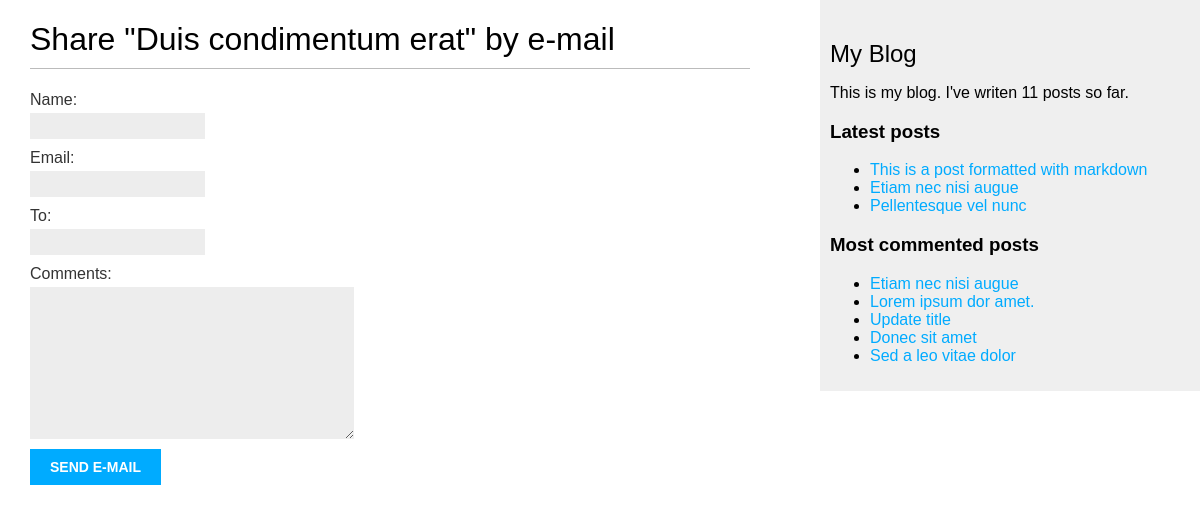
The app's page /5/share/ with its own data.
### blog/models.py (models this page shows, shortened)
class Post(models.Model):
    STATUS_CHOICES = (
        ('draft', 'Draft'),
        ('published', 'Published'),
    )
    title = models.CharField(max_length=250)
    slug = models.SlugField(max_length=250, unique_for_date='publish')
    author = models.ForeignKey(User, on_delete=models.CASCADE, related_name='blog_posts')
    body = models.TextField()
    publish = models.DateTimeField(default=timezone.now)
    created = models.DateTimeField(auto_now_add=True)
    updated = models.DateTimeField(auto_now=True)
    status = models.CharField(max_length=10, choices=STATUS_CHOICES, default='draft')
    tags = TaggableManager()
    objects = models.Manager()
    published = PublishedManager()
    class Meta:
        ordering = ('-publish',)
    def get_absolute_url(self):
        return reverse("blog:post_detail", args=[self.publish.year, self.publish.month, self.publish.day, self.slug])

### blog/views.py (the view)
# urls.py: path('<int:post_id>/share/', views.post_share, name='post_share'),
def post_share(request, post_id):
    post = get_object_or_404(Post, id=post_id, status='published')
    sent = False
    if request.method == 'POST':
        form = EmailPostForm(request.POST)
        if form.is_valid():
            cd = form.cleaned_data
            post_url = request.build_absolute_uri(post.get_absolute_url())
            subject = f"{cd['name']} recommends you read {post.title}"
            message = f"Read {post.title} at {post_url} \n\n {cd['name']}\'s comments: {cd['comments']}"
            send_mail(subject,message,'ebu.bjk@gmail.com', [cd['to']])
            sent=True
    else:
        form = EmailPostForm()
    return render(request, 'blog/post/share.html', {'post': post, 'form':form, 'sent':sent})

### blog/forms.py
class EmailPostForm(forms.Form):
    name = forms.CharField(max_length=25)
    email = forms.EmailField()
    to = forms.EmailField()
    comments = forms.CharField(required=False, widget=forms.Textarea)

### blog/models.py (called while the page is built)
    def get_queryset(self):
        return super(PublishedManager, self).get_queryset().filter(status='published')

### blog/templatetags/blog_tags.py (called while the page is built)
@register.simple_tag
def total_posts():
    return Post.published.count()

@register.inclusion_tag('blog/post/latest_posts.html')
def show_latest_posts(count = 5):
    latest_posts = Post.published.order_by('-publish')[:count]
    return { 'latest_posts': latest_posts }

@register.simple_tag
def get_most_commented_posts(count = 5):
    return Post.published.annotate(total_comments = Count('comments')).order_by('-total_comments')[:count]

### blog/templates/blog/post/share.html (shortened to what this page needs)
{% extends 'blog/base.html' %}
{% block content %}
    {% if sent %}
        <h1>E-mail successfully sent</h1>
        <p> "{{ post.title }}" was successfully sent to {{ form.cleaned_data.to }}.</p>
        {% else %}
        <h1>Share "{{ post.title }}" by e-mail</h1>
        <form method="POST">
            {{ form.as_p }}
            <input type="submit" value="Send E-mail">
        </form>
    {% endif %}
{% endblock content %}

### blog/templates/blog/base.html (shortened to what this page needs)
{% load blog_tags %}
{% load static %}
<!DOCTYPE html>
<html lang="en">
<head>
    <link href="{% static 'css/blog.css' %}" rel="stylesheet">
</head>
<body>
    <div id="content">
        {% block content %}
        {% endblock content %}
    </div>
    <div id="sidebar">
        <h2>My Blog</h2>
        <p>This is my blog. I've writen {% total_posts %} posts so far.</p>
        <h3>Latest posts</h3>
        {% show_latest_posts 3 %}
        <h3>Most commented posts</h3>
        {% get_most_commented_posts as most_commented_posts %}
        <ul>
            {% for post in most_commented_posts %}
                <li>
                    <a href="{{ post.get_absolute_url }}">{{post.title}}</a>
                </li>
            {% endfor %}
        </ul>
    </div>
</body>
</html>

### blog/templates/blog/post/latest_posts.html
<ul>
    {% for post in latest_posts %}
        <li>
            <a href="{{ post.get_absolute_url }}">{{ post.title }}</a>
        </li>
    {% endfor %}
</ul>

### blog/static/css/blog.css (style rules this page uses)
body { margin:0; padding:0; font-family:helvetica, sans-serif; }
a { color:#00abff; text-decoration:none; }
h1 { font-weight:normal; border-bottom:1px solid #bbb; padding:0 0 10px 0; }
h2 { font-weight:normal; margin:30px 0 0; }
#content { float:left; width:60%; padding:0 0 0 30px; }
#sidebar { float:right; width:30%; padding:10px; background:#efefef; height:100%; }
label { float:left; clear:both; color:#333; margin-bottom:4px; }
input, textarea { clear:both; float:left; margin:0 0 10px; background:#ededed; border:0; padding:6px 10px; font-size:12px; }
input[type=submit] { font-weight:bold; background:#00abff; color:#fff; padding:10px 20px; font-size:14px; text-transform:uppercase; }

### records on screen
Post: title "Duis condimentum erat"
Post: title "This is a post formatted with markdown"
Post: title "Etiam nec nisi augue"
Post: title "Pellentesque vel nunc"
Post: title "Lorem ipsum dor amet."
Post: title "Update title"
Post: title "Donec sit amet"
Post: title "Sed a leo vitae dolor"
